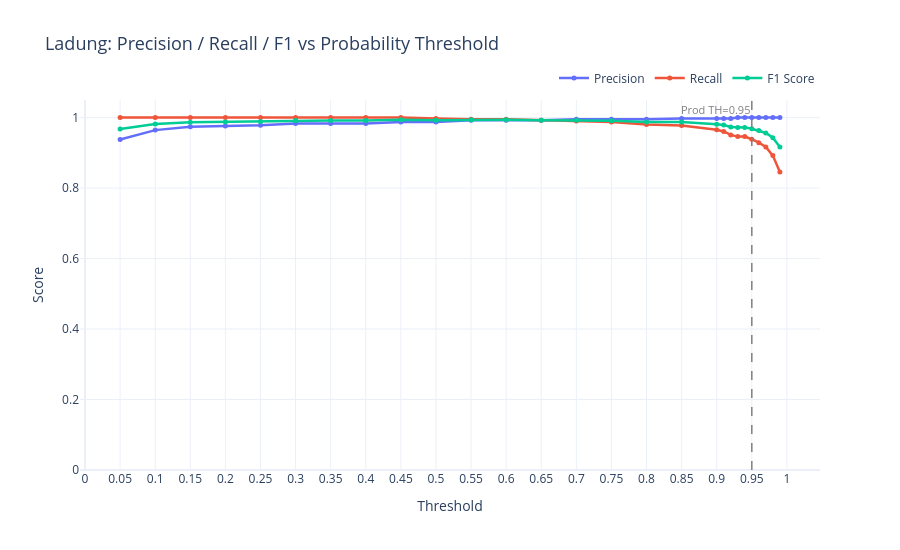

The notebook cell this image was saved under:
### Code cell
# Plot Precision, Recall and F1 vs Threshold
fig = go.Figure()

fig.add_trace(go.Scatter(
    x=results['threshold'], y=results['precision'],
    name='Precision', mode='lines+markers',
    line=dict(color='#636EFA', width=2.5), marker=dict(size=5),
))
fig.add_trace(go.Scatter(
    x=results['threshold'], y=results['recall'],
    name='Recall', mode='lines+markers',
    line=dict(color='#EF553B', width=2.5), marker=dict(size=5),
))
fig.add_trace(go.Scatter(
    x=results['threshold'], y=results['f1'],
    name='F1 Score', mode='lines+markers',
    line=dict(color='#00CC96', width=2.5), marker=dict(size=5),
))

# Highlight current production threshold (0.95)
fig.add_vline(x=0.95, line_dash='dash', line_color='grey', line_width=1.5,
              annotation_text='Prod TH=0.95', annotation_position='top left',
              annotation_font=dict(size=11, color='grey'))

fig.update_layout(
    title=dict(text='Ladung: Precision / Recall / F1 vs Probability Threshold', font=dict(size=18)),
    xaxis_title='Threshold',
    yaxis_title='Score',
    yaxis_range=[0, 1.05],
    xaxis=dict(dtick=0.05),
    hovermode='x unified',
    legend=dict(orientation='h', yanchor='bottom', y=1.02, xanchor='right', x=1),
    template='plotly_white',
    height=550,
)
fig.show()

### Figure 1 — Plotly figure (JSON) as saved in the notebook; plotly's stock layout.template omitted (floating-point values rounded to 4 significant figures)
{"data": [{"line": {"color": "#636EFA", "width": 2.5}, "marker": {"size": 5}, "mode": "lines+markers", "name": "Precision", "type": "scatter", "x": [0.05, 0.1, 0.15, 0.2, 0.25, 0.3, 0.35, 0.4, 0.45, 0.5, 0.55, 0.6, 0.65, 0.7, 0.75, 0.8, 0.85, 0.9, 0.91, 0.92, 0.93, 0.94, 0.95, 0.96, 0.97, 0.98, 0.99], "y": [0.9379, 0.9645, 0.9737, 0.9761, 0.9784, 0.9831, 0.9831, 0.9831, 0.9879, 0.9879, 0.9927, 0.9927, 0.9926, 0.9951, 0.9951, 0.995, 0.9975, 0.9975, 0.9975, 0.9974, 1.0, 1.0, 1.0, 1.0, 1.0, 1.0, 1.0]}, {"line": {"color": "#EF553B", "width": 2.5}, "marker": {"size": 5}, "mode": "lines+markers", "name": "Recall", "type": "scatter", "x": [0.05, 0.1, 0.15, 0.2, 0.25, 0.3, 0.35, 0.4, 0.45, 0.5, 0.55, 0.6, 0.65, 0.7, 0.75, 0.8, 0.85, 0.9, 0.91, 0.92, 0.93, 0.94, 0.95, 0.96, 0.97, 0.98, 0.99], "y": [1.0, 1.0, 1.0, 1.0, 1.0, 1.0, 1.0, 1.0, 1.0, 0.9975, 0.9951, 0.9951, 0.9926, 0.9902, 0.9877, 0.9804, 0.9779, 0.9657, 0.9608, 0.951, 0.9461, 0.9461, 0.9387, 0.9289, 0.9167, 0.8922, 0.8456]}, {"line": {"color": "#00CC96", "width": 2.5}, "marker": {"size": 5}, "mode": "lines+markers", "name": "F1 Score", "type": "scatter", "x": [0.05, 0.1, 0.15, 0.2, 0.25, 0.3, 0.35, 0.4, 0.45, 0.5, 0.55, 0.6, 0.65, 0.7, 0.75, 0.8, 0.85, 0.9, 0.91, 0.92, 0.93, 0.94, 0.95, 0.96, 0.97, 0.98, 0.99], "y": [0.968, 0.9819, 0.9867, 0.9879, 0.9891, 0.9915, 0.9915, 0.9915, 0.9939, 0.9927, 0.9939, 0.9939, 0.9926, 0.9926, 0.9914, 0.9877, 0.9876, 0.9813, 0.9788, 0.9737, 0.9723, 0.9723, 0.9684, 0.9632, 0.9565, 0.943, 0.9163]}], "layout": {"annotations": [{"font": {"color": "grey", "size": 11}, "showarrow": false, "text": "Prod TH=0.95", "x": 0.95, "xanchor": "right", "xref": "x", "y": 1, "yanchor": "top", "yref": "y domain"}], "height": 550, "hovermode": "x unified", "legend": {"orientation": "h", "x": 1, "xanchor": "right", "y": 1.02, "yanchor": "bottom"}, "shapes": [{"line": {"color": "grey", "dash": "dash", "width": 1.5}, "type": "line", "x0": 0.95, "x1": 0.95, "xref": "x", "y0": 0, "y1": 1, "yref": "y domain"}], "title": {"font": {"size": 18}, "text": "Ladung: Precision / Recall / F1 vs Probability Threshold"}, "xaxis": {"dtick": 0.05, "title": {"text": "Threshold"}}, "yaxis": {"range": [0, 1.05], "title": {"text": "Score"}}}}
